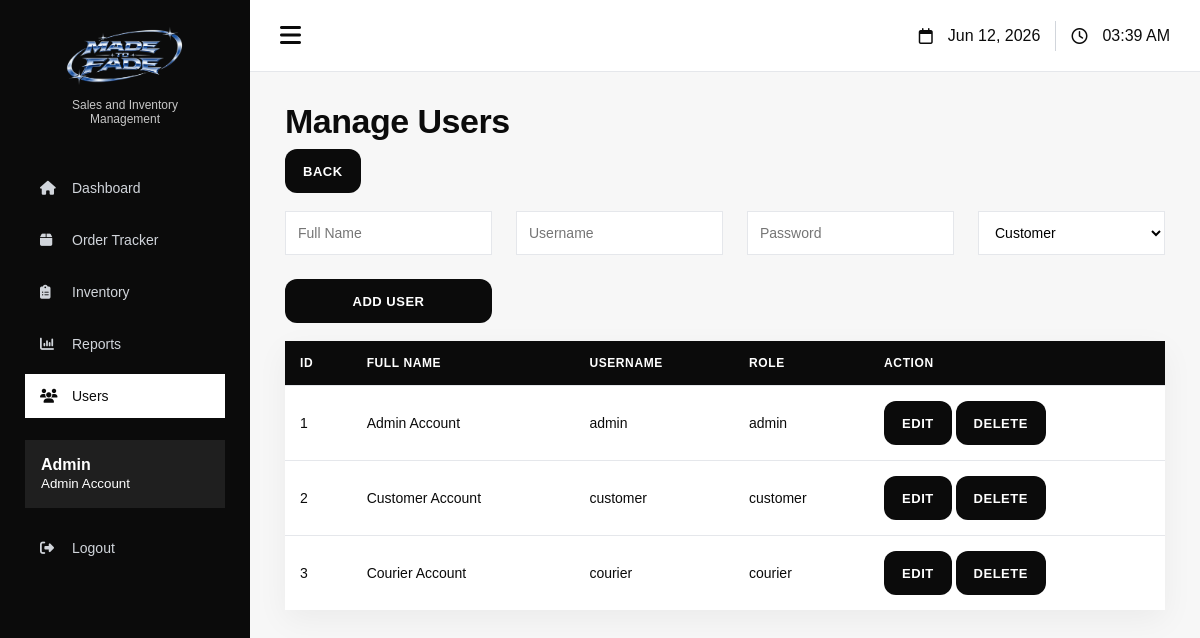
Before: /admin/users.php (signed in) with the older database file.
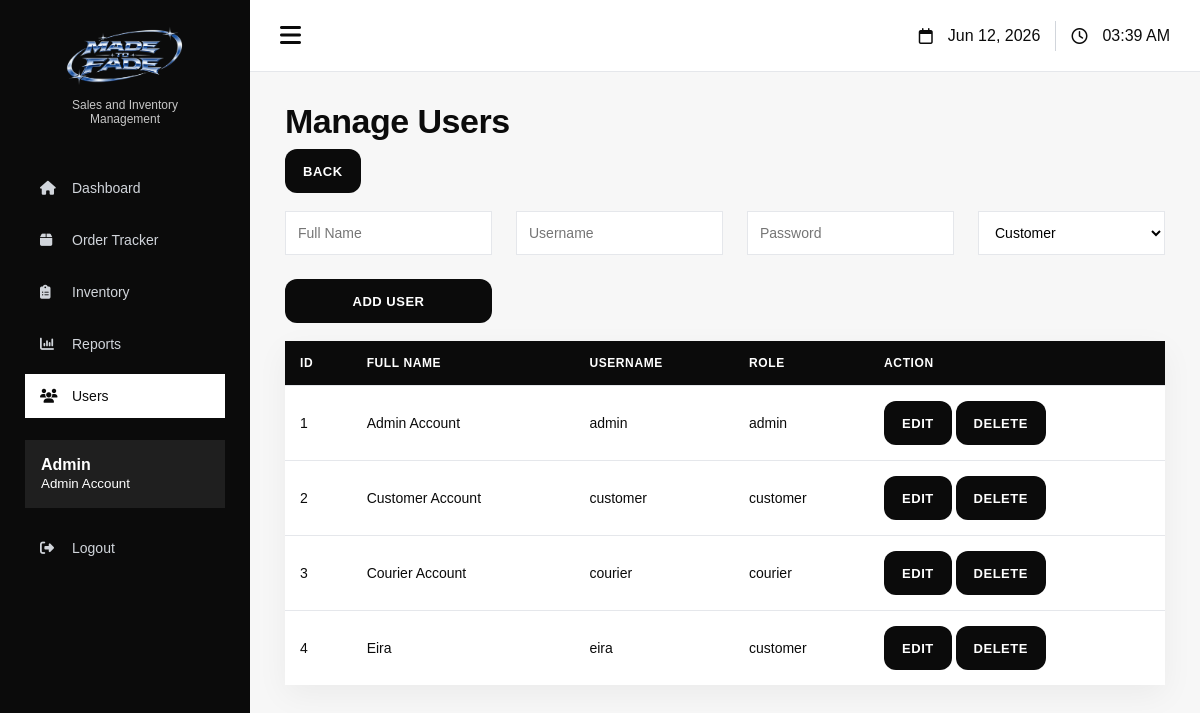
After: the same page with the newer database file.
### tables this page shows
CREATE TABLE `users` (
  `id` int(11) NOT NULL,
  `fullname` varchar(100) DEFAULT NULL,
  `username` varchar(50) DEFAULT NULL,
  `password` varchar(100) DEFAULT NULL,
  `role` varchar(20) DEFAULT NULL
);

### admin/users.php (the view, shortened to what this page needs)
<?php
include "../includes/config.php";
$result = mysqli_query($conn, "SELECT * FROM users");
?>
<!DOCTYPE html>
<html>
<head>
    <link rel="stylesheet" href="https://cdnjs.cloudflare.com/ajax/libs/font-awesome/6.5.1/css/all.min.css">
    <link rel="stylesheet" type="text/css" href="../css/style.css">
</head>
<body>
<div class="layout">
<?php include "sidebar.php"; ?>
<div class="main-content">
    <div class="topbar">
        <div class="topbar-left">
            <i class="fa-solid fa-bars" onclick="toggleSidebar()"></i>
        </div>
        <div class="topbar-right">
            <div class="topbar-item">
                <i class="fa-regular fa-calendar"></i>
                <span><?php echo date("M d, Y"); ?></span>
            </div>
            <div class="topbar-item">
                <i class="fa-regular fa-clock"></i>
                <span id="clock"></span>
            </div>
        </div>
    </div>
<h1>Manage Users</h1>
<a href="dashboard.php" class="btn">Back</a>
<br><br>
<form method="POST" class="product-form">
    <input type="text" name="fullname" placeholder="Full Name" required>
    <input type="text" name="username" placeholder="Username" required>
    <input type="password" name="password" placeholder="Password" required>
    <select name="role" required>
        <option value="customer">Customer</option>
    </select>
    <button type="submit" name="add">Add User</button>
</form>
<br>
<table>
<tr>
    <th>ID</th>
    <th>Full Name</th>
    <th>Username</th>
    <th>Role</th>
    <th>Action</th>
</tr>
<?php while($row = mysqli_fetch_assoc($result)){ ?>
<tr>
    <td><?php echo $row['id']; ?></td>
    <td><?php echo $row['fullname']; ?></td>
    <td><?php echo $row['username']; ?></td>
    <td><?php echo $row['role']; ?></td>
    <td>
        <a href="users.php?edit=<?php echo $row['id']; ?>" class="btn">Edit</a>
        <a href="users.php?delete=<?php echo $row['id']; ?>"
           class="btn"
           onclick="return confirm('Delete this user?')">
           Delete
        </a>
    </td>
</tr>
<?php } ?>
</table>
</div>
</body>
</html>

Changed rows visible on the page:
added users: id "4", fullname "Eira", username "eira", role "customer"
